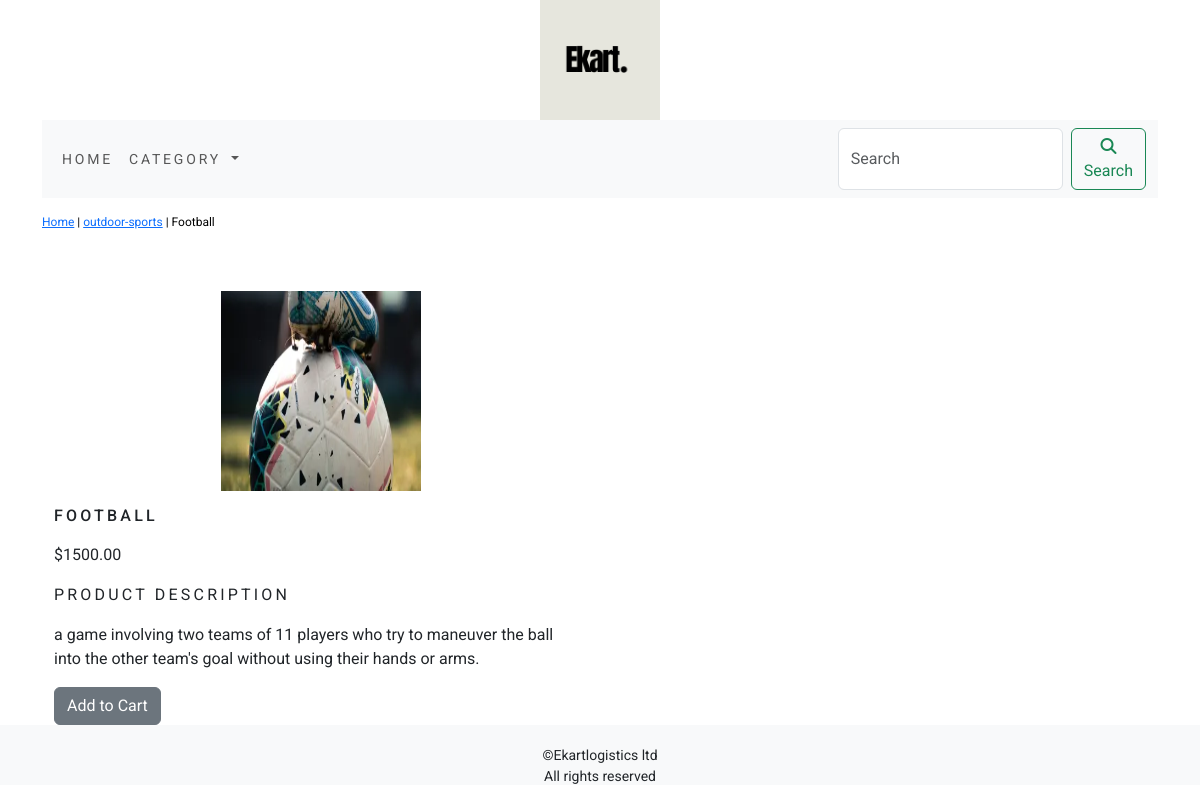
/shop/outdoor-sports/football/, run on the app's committed database.
### shop/models.py (models this page shows, shortened)
class Product(models.Model):
    name = models.CharField(max_length=250, unique=True)
    slug = models.SlugField(max_length=250, unique=True)
    description = models.TextField(blank=True)
    price = models.DecimalField(max_digits=10, decimal_places=2)
    image = models.ImageField(upload_to='product',blank=True)
    category = models.ForeignKey(Category,on_delete=models.CASCADE)
    stock = models.IntegerField()
    available = models.BooleanField(default=True)
    created = models.DateTimeField(auto_now_add=True)
    updated = models.DateTimeField(auto_now=True)
    class Meta:
        ordering = ['name']
        verbose_name = 'product'
        verbose_name_plural = 'products'

class Category(models.Model):
    name = models.CharField(max_length=250, unique=True)
    slug = models.SlugField(max_length=250, unique=True)
    description = models.TextField(blank=True)
    image = models.ImageField(upload_to='category',blank=True)
    class Meta:
        ordering = ['name']
        verbose_name = 'category'
        verbose_name_plural = 'categories'
    def __str__(self):
        return '{}'.format(self.name)
    def get_url(self):
        return reverse('shop:product_by_category', args = [self.slug])

### shop/views.py (the view)
# urls.py: path('<slug:cat_slug>/<slug:product_slug>/',views.proDetail, name = 'prodCatdetail'),
def proDetail(request, cat_slug, product_slug):
    try:
        product = Product.objects.get(category__slug = cat_slug, slug = product_slug)
    except Exception as e:
        raise e
    return render(request, 'product.html',{'product':product})

### cart/context_processors.py (called while the page is built)
def counter(request):
    item_count = 0
    if 'admin' in request.path:
        return{}
    else:
        try:
            cart = Cart.objects.filter(cart_id = _cart_id(request))
            cart_items = CartItem.objects.all().filter(cart=cart[:1])
            for cart_item in cart_items:
                item_count += cart_item.quantity
        except Cart.DoesNotExist:
            item_count = 0
    return dict(item_count = item_count)

### cart/views.py (called while the page is built)
def _cart_id(request):
    cart = request.session.session_key
    if not cart:
        cart = request.session.create()
    return cart

### shop/context_processors.py (called while the page is built)
def menu_links(request):
    links = Category.objects.all()
    return dict(links=links)

### template/product.html (shortened to what this page needs)
{% extends 'base.html' %}
{% load static %}
{% block content %}
<div class="row my_prod_row_class">
    <div class="mx_auto">
        <p><a href="{% url 'shop:allProdCat' %}">Home</a> | <a href = "{{product.category.get_url}}">{{product.category}}</a> | {{product.name}}</p>
    </div>
</div>
<div class="container">
<br>
<div class="row">
    <div class="col-12 col-sm-12 col-md-12 col-lg-6 text-center">
        <div style="min-width: 18rem;">
            <img src="{{product.image.url}}" alt ="{{product.name}}" height="200px;" width="200px;">
        </div>
    </div>
    <div>
        <div class="col-12 col-sm-12 col-md-12 col-lg-6">
            <div>
            <h1 class="my_prod_title">{{product.name}}</h1>
            <p>${{product.price}}</p>
            <p class="my_title">Product Description</p>
            <p class="text-justify my_prod_text">{{product.description}}</p>
            {% if product.stock <= 0 %}
                <p class="text-justify my_prod_text"><b>Out of Stock</b></p>
            {% else %}
                <a class="btn btn-secondary" href="{% url 'cart:add_cart' product.id  %}">Add to Cart</a>
            {% endif %}
            </div>
        </div>
    </div>
</div>
</div>
{% endblock %}

### static/css/custom.css (style rules this page uses)
body { font-family: 'EB Garamond', serif; font-family: 'Roboto', sans-serif; }
.my_title { font-size: 16px; text-transform: uppercase; letter-spacing: 0.2em; }
.my_prod_row_class { padding-top: 15px; padding-bottom: 20px; }
.my_prod_row_class .mx_auto { color: #000; font-size: 12px; text-decoration: none; }
.my_prod_title { font-size: 16px; text-transform: uppercase; letter-spacing: 0.2em; padding-top: 15px; padding-bottom: 10px; }
.my_prod_text { padding-right: 20px; }

### data on the page
Product: category "outdoor-sports", name "Football", image (picture), name "FOOTBALL", price "1500.00", description "a game involving two teams of 11 players who try to maneuver the ball into the other team's goal without using their hands or arms."
